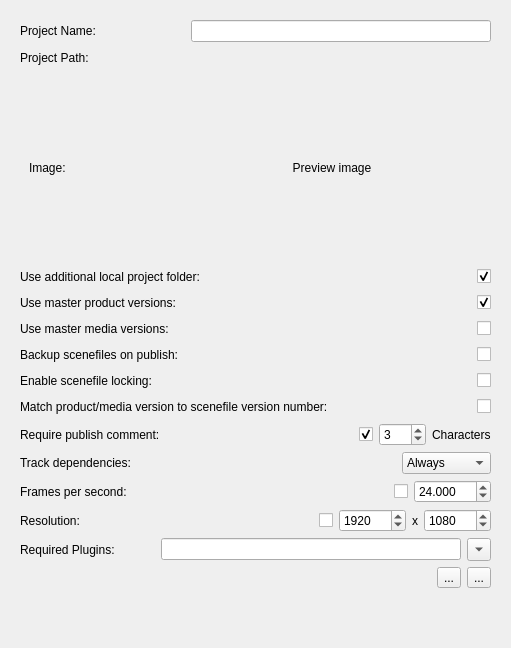
      <widget class="QWidget" name="tab_general">
       <attribute name="title">
        <string>General</string>
       </attribute>
       <layout class="QVBoxLayout" name="verticalLayout_2">
        <item>
         <widget class="QWidget" name="w_prjSettings" native="true">
          <property name="enabled">
           <bool>true</bool>
          </property>
          <layout class="QVBoxLayout" name="verticalLayout_9">
           <item>
            <spacer name="verticalSpacer_11">
             <property name="orientation">
              <enum>Qt::Vertical</enum>
             </property>
             <property name="sizeType">
              <enum>QSizePolicy::Fixed</enum>
             </property>
             <property name="sizeHint" stdset="0">
              <size>
               <width>20</width>
               <height>0</height>
              </size>
             </property>
            </spacer>
           </item>
           <item>
            <widget class="QWidget" name="widget_5" native="true">
             <layout class="QGridLayout" name="gridLayout">
              <property name="leftMargin">
               <number>0</number>
              </property>
              <property name="topMargin">
               <number>0</number>
              </property>
              <property name="rightMargin">
               <number>0</number>
              </property>
              <property name="bottomMargin">
               <number>0</number>
              </property>
              <item row="0" column="2">
               <widget class="QLineEdit" name="e_curPname">
                <property name="minimumSize">
                 <size>
                  <width>300</width>
                  <height>0</height>
                 </size>
                </property>
               </widget>
              </item>
              <item row="0" column="0">
               <widget class="QLabel" name="l_curPname">
                <property name="text">
                 <string>Project Name:</string>
                </property>
               </widget>
              </item>
              <item row="0" column="1">
               <spacer name="horizontalSpacer_2">
                <property name="orientation">
                 <enum>Qt::Horizontal</enum>
                </property>
                <property name="sizeHint" stdset="0">
                 <size>
                  <width>40</width>
                  <height>20</height>
                 </size>
                </property>
               </spacer>
              </item>
             </layout>
            </widget>
           </item>
           <item>
            <widget class="QWidget" name="widget_19" native="true">
             <layout class="QGridLayout" name="gridLayout_3">
              <property name="leftMargin">
               <number>0</number>
              </property>
              <property name="topMargin">
               <number>0</number>
              </property>
              <property name="rightMargin">
               <number>0</number>
              </property>
              <property name="bottomMargin">
               <number>0</number>
              </property>
              <item row="0" column="2">
               <widget class="QLabel" name="l_curPpath">
                <property name="text">
                 <string/>
                </property>
               </widget>
              </item>
              <item row="0" column="1">
               <spacer name="horizontalSpacer_14">
                <property name="orientation">
                 <enum>Qt::Horizontal</enum>
                </property>
                <property name="sizeHint" stdset="0">
                 <size>
                  <width>40</width>
                  <height>20</height>
                 </size>
                </property>
               </spacer>
              </item>
              <item row="0" column="0">
               <widget class="QLabel" name="l_curPname_2">
                <property name="text">
                 <string>Project Path:</string>
                </property>
               </widget>
              </item>
             </layout>
            </widget>
           </item>
           <item>
            <widget class="QWidget" name="widget" native="true">
             <layout class="QHBoxLayout" name="horizontalLayout">
              <item>
               <widget class="QLabel" name="label">
                <property name="text">
                 <string>Image:</string>
                </property>
               </widget>
              </item>
              <item>
               <widget class="QLabel" name="l_preview">
                <property name="sizePolicy">
                 <sizepolicy hsizetype="Fixed" vsizetype="Fixed">
                  <horstretch>0</horstretch>
                  <verstretch>0</verstretch>
                 </sizepolicy>
                </property>
                <property name="minimumSize">
                 <size>
                  <width>300</width>
                  <height>169</height>
                 </size>
                </property>
                <property name="contextMenuPolicy">
                 <enum>Qt::CustomContextMenu</enum>
                </property>
                <property name="text">
                 <string>Preview image</string>
                </property>
                <property name="alignment">
                 <set>Qt::AlignCenter</set>
                </property>
               </widget>
              </item>
             </layout>
            </widget>
           </item>
           <item>
            <widget class="QWidget" name="widget_10" native="true">
             <layout class="QHBoxLayout" name="horizontalLayout_5">
              <property name="leftMargin">
               <number>0</number>
              </property>
              <property name="topMargin">
               <number>0</number>
              </property>
              <property name="rightMargin">
               <number>0</number>
              </property>
              <property name="bottomMargin">
               <number>0</number>
              </property>
              <item>
               <widget class="QLabel" name="label_2">
                <property name="text">
                 <string>Use additional local project folder:</string>
                </property>
               </widget>
              </item>
              <item>
               <spacer name="horizontalSpacer_4">
                <property name="orientation">
                 <enum>Qt::Horizontal</enum>
                </property>
                <property name="sizeHint" stdset="0">
                 <size>
                  <width>40</width>
                  <height>20</height>
                 </size>
                </property>
               </spacer>
              </item>
              <item>
               <widget class="QCheckBox" name="chb_curPuseLocal">
                <property name="text">
                 <string/>
                </property>
                <property name="checked">
                 <bool>true</bool>
                </property>
               </widget>
              </item>
             </layout>
            </widget>
           </item>
           <item>
            <widget class="QWidget" name="widget_12" native="true">
             <layout class="QHBoxLayout" name="horizontalLayout_16">
              <property name="leftMargin">
               <number>0</number>
              </property>
              <property name="topMargin">
               <number>0</number>
              </property>
              <property name="rightMargin">
               <number>0</number>
              </property>
              <property name="bottomMargin">
               <number>0</number>
              </property>
              <item>
               <widget class="QLabel" name="label_6">
                <property name="text">
                 <string>Use master product versions:</string>
                </property>
               </widget>
              </item>
              <item>
               <spacer name="horizontalSpacer_11">
                <property name="orientation">
                 <enum>Qt::Horizontal</enum>
                </property>
                <property name="sizeHint" stdset="0">
                 <size>
                  <width>40</width>
                  <height>20</height>
                 </size>
                </property>
               </spacer>
              </item>
              <item>
               <widget class="QCheckBox" name="chb_curPuseMaster">
                <property name="text">
                 <string/>
                </property>
                <property name="checked">
                 <bool>true</bool>
                </property>
               </widget>
              </item>
             </layout>
            </widget>
           </item>
           <item>
            <widget class="QWidget" name="w_useMasterRender" native="true">
             <layout class="QHBoxLayout" name="horizontalLayout_18">
              <property name="leftMargin">
               <number>0</number>
              </property>
              <property name="topMargin">
               <number>0</number>
              </property>
              <property name="rightMargin">
               <number>0</number>
              </property>
              <property name="bottomMargin">
               <number>0</number>
              </property>
              <item>
               <widget class="QLabel" name="label_8">
                <property name="text">
                 <string>Use master media versions:</string>
                </property>
               </widget>
              </item>
              <item>
               <spacer name="horizontalSpacer_13">
                <property name="orientation">
                 <enum>Qt::Horizontal</enum>
                </property>
                <property name="sizeHint" stdset="0">
                 <size>
                  <width>40</width>
                  <height>20</height>
                 </size>
                </property>
               </spacer>
              </item>
              <item>
               <widget class="QCheckBox" name="chb_curPuseMasterRender">
                <property name="text">
                 <string/>
                </property>
                <property name="checked">
                 <bool>false</bool>
                </property>
               </widget>
              </item>
             </layout>
            </widget>
           </item>
           <item>
            <widget class="QWidget" name="widget_16" native="true">
             <layout class="QHBoxLayout" name="horizontalLayout_20">
              <property name="leftMargin">
               <number>0</number>
              </property>
              <property name="topMargin">
               <number>0</number>
              </property>
              <property name="rightMargin">
               <number>0</number>
              </property>
              <property name="bottomMargin">
               <number>0</number>
              </property>
              <item>
               <widget class="QLabel" name="l_backupPublishes">
                <property name="text">
                 <string>Backup scenefiles on publish:</string>
                </property>
               </widget>
              </item>
              <item>
               <spacer name="horizontalSpacer_15">
                <property name="orientation">
                 <enum>Qt::Horizontal</enum>
                </property>
                <property name="sizeHint" stdset="0">
                 <size>
                  <width>40</width>
                  <height>20</height>
                 </size>
                </property>
               </spacer>
              </item>
              <item>
               <widget class="QCheckBox" name="chb_curPbackupPublishes">
                <property name="text">
                 <string/>
                </property>
               </widget>
              </item>
             </layout>
            </widget>
           </item>
           <item>
            <widget class="QWidget" name="widget_18" native="true">
             <layout class="QHBoxLayout" name="horizontalLayout_22">
              <property name="leftMargin">
               <number>0</number>
              </property>
              <property name="topMargin">
               <number>0</number>
              </property>
              <property name="rightMargin">
               <number>0</number>
              </property>
              <property name="bottomMargin">
               <number>0</number>
              </property>
              <item>
               <widget class="QLabel" name="l_scenefileLocking">
                <property name="text">
                 <string>Enable scenefile locking:</string>
                </property>
               </widget>
              </item>
              <item>
               <spacer name="horizontalSpacer_18">
                <property name="orientation">
                 <enum>Qt::Horizontal</enum>
                </property>
                <property name="sizeHint" stdset="0">
                 <size>
                  <width>40</width>
                  <height>20</height>
                 </size>
                </property>
               </spacer>
              </item>
              <item>
               <widget class="QCheckBox" name="chb_curPscenefileLocking">
                <property name="text">
                 <string/>
                </property>
               </widget>
              </item>
             </layout>
            </widget>
           </item>
           <item>
            <widget class="QWidget" name="widget_20" native="true">
             <layout class="QHBoxLayout" name="horizontalLayout_23">
              <property name="leftMargin">
               <number>0</number>
              </property>
              <property name="topMargin">
               <number>0</number>
              </property>
              <property name="rightMargin">
               <number>0</number>
              </property>
              <property name="bottomMargin">
               <number>0</number>
              </property>
              <item>
               <widget class="QLabel" name="l_matchScenefileVersions">
                <property name="text">
                 <string>Match product/media version to scenefile version number:</string>
                </property>
               </widget>
              </item>
              <item>
               <spacer name="horizontalSpacer_19">
                <property name="orientation">
                 <enum>Qt::Horizontal</enum>
                </property>
                <property name="sizeHint" stdset="0">
                 <size>
                  <width>40</width>
                  <height>20</height>
                 </size>
                </property>
               </spacer>
              </item>
              <item>
               <widget class="QCheckBox" name="chb_matchScenefileVersions">
                <property name="text">
                 <string/>
                </property>
               </widget>
              </item>
             </layout>
            </widget>
           </item>
           <item>
            <widget class="QWidget" name="widget_17" native="true">
             <layout class="QHBoxLayout" name="horizontalLayout_21">
              <property name="leftMargin">
               <number>0</number>
              </property>
              <property name="topMargin">
               <number>0</number>
              </property>
              <property name="rightMargin">
               <number>0</number>
              </property>
              <property name="bottomMargin">
               <number>0</number>
              </property>
              <item>
               <widget class="QLabel" name="l_requirePublishComment">
                <property name="text">
                 <string>Require publish comment:</string>
                </property>
               </widget>
              </item>
              <item>
               <spacer name="horizontalSpacer_17">
                <property name="orientation">
                 <enum>Qt::Horizontal</enum>
                </property>
                <property name="sizeHint" stdset="0">
                 <size>
                  <width>40</width>
                  <height>20</height>
                 </size>
                </property>
               </spacer>
              </item>
              <item>
               <widget class="QCheckBox" name="chb_curPRequirePublishComment">
                <property name="text">
                 <string/>
                </property>
                <property name="checked">
                 <bool>true</bool>
                </property>
               </widget>
              </item>
              <item>
               <widget class="QSpinBox" name="sp_publishComment">
                <property name="suffix">
                 <string/>
                </property>
                <property name="minimum">
                 <number>1</number>
                </property>
                <property name="maximum">
                 <number>999</number>
                </property>
                <property name="value">
                 <number>3</number>
                </property>
               </widget>
              </item>
              <item>
               <widget class="QLabel" name="l_publishCommentChars">
                <property name="text">
                 <string>Characters</string>
                </property>
               </widget>
              </item>
             </layout>
            </widget>
           </item>
           <item>
            <widget class="QWidget" name="widget_11" native="true">
             <layout class="QHBoxLayout" name="horizontalLayout_14">
              <property name="leftMargin">
               <number>0</number>
              </property>
              <property name="topMargin">
               <number>0</number>
              </property>
              <property name="rightMargin">
               <number>0</number>
              </property>
              <property name="bottomMargin">
               <number>0</number>
              </property>
              <item>
               <widget class="QLabel" name="label_4">
                <property name="text">
                 <string>Track dependencies:</string>
                </property>
               </widget>
              </item>
              <item>
               <spacer name="horizontalSpacer_9">
                <property name="orientation">
                 <enum>Qt::Horizontal</enum>
                </property>
                <property name="sizeHint" stdset="0">
                 <size>
                  <width>40</width>
                  <height>20</height>
                 </size>
                </property>
               </spacer>
              </item>
              <item>
               <widget class="QComboBox" name="cb_dependencies">
                <item>
                 <property name="text">
                  <string>Always</string>
                 </property>
                </item>
                <item>
                 <property name="text">
                  <string>On Publish</string>
                 </property>
                </item>
                <item>
                 <property name="text">
                  <string>Never</string>
                 </property>
                </item>
               </widget>
              </item>
             </layout>
            </widget>
           </item>
           <item>
            <widget class="QWidget" name="w_curPfps" native="true">
             <layout class="QHBoxLayout" name="horizontalLayout_6">
              <property name="leftMargin">
               <number>0</number>
              </property>
              <property name="topMargin">
               <number>0</number>
              </property>
              <property name="rightMargin">
               <number>0</number>
              </property>
              <property name="bottomMargin">
               <number>0</number>
              </property>
              <item>
               <widget class="QLabel" name="label_7">
                <property name="text">
                 <string>Frames per second:</string>
                </property>
               </widget>
              </item>
              <item>
               <spacer name="horizontalSpacer_6">
                <property name="orientation">
                 <enum>Qt::Horizontal</enum>
                </property>
                <property name="sizeHint" stdset="0">
                 <size>
                  <width>40</width>
                  <height>20</height>
                 </size>
                </property>
               </spacer>
              </item>
              <item>
               <widget class="QCheckBox" name="chb_curPuseFps">
                <property name="text">
                 <string/>
                </property>
                <property name="checked">
                 <bool>false</bool>
                </property>
               </widget>
              </item>
              <item>
               <widget class="QDoubleSpinBox" name="sp_curPfps">
                <property name="minimumSize">
                 <size>
                  <width>60</width>
                  <height>0</height>
                 </size>
                </property>
                <property name="decimals">
                 <number>3</number>
                </property>
                <property name="minimum">
                 <double>1.000000000000000</double>
                </property>
                <property name="maximum">
                 <double>9999.989999999999782</double>
                </property>
                <property name="value">
                 <double>24.000000000000000</double>
                </property>
               </widget>
              </item>
             </layout>
            </widget>
           </item>
           <item>
            <widget class="QWidget" name="w_prjResolution" native="true">
             <layout class="QHBoxLayout" name="horizontalLayout_13">
              <property name="leftMargin">
               <number>0</number>
              </property>
              <property name="topMargin">
               <number>0</number>
              </property>
              <property name="rightMargin">
               <number>0</number>
              </property>
              <property name="bottomMargin">
               <number>0</number>
              </property>
              <item>
               <widget class="QLabel" name="l_prjResolution">
                <property name="text">
                 <string>Resolution:</string>
                </property>
               </widget>
              </item>
              <item>
               <spacer name="horizontalSpacer_8">
                <property name="orientation">
                 <enum>Qt::Horizontal</enum>
                </property>
                <property name="sizeHint" stdset="0">
                 <size>
                  <width>40</width>
                  <height>20</height>
                 </size>
                </property>
               </spacer>
              </item>
              <item>
               <widget class="QCheckBox" name="chb_prjResolution">
                <property name="text">
                 <string/>
                </property>
                <property name="checked">
                 <bool>false</bool>
                </property>
               </widget>
              </item>
              <item>
               <widget class="QSpinBox" name="sp_prjResolutionWidth">
                <property name="minimumSize">
                 <size>
                  <width>60</width>
                  <height>0</height>
                 </size>
                </property>
                <property name="minimum">
                 <number>1</number>
                </property>
                <property name="maximum">
                 <number>100000</number>
                </property>
                <property name="value">
                 <number>1920</number>
                </property>
               </widget>
              </item>
              <item>
               <widget class="QLabel" name="l_prjResolutionX">
                <property name="text">
                 <string>x</string>
                </property>
               </widget>
              </item>
              <item>
               <widget class="QSpinBox" name="sp_prjResolutionHeight">
                <property name="minimumSize">
                 <size>
                  <width>60</width>
                  <height>0</height>
                 </size>
                </property>
                <property name="minimum">
                 <number>1</number>
                </property>
                <property name="maximum">
                 <number>100000</number>
                </property>
                <property name="value">
                 <number>1080</number>
                </property>
               </widget>
              </item>
             </layout>
            </widget>
           </item>
           <item>
            <widget class="QWidget" name="w_reqPlugins" native="true">
             <layout class="QGridLayout" name="gridLayout_2">
              <property name="leftMargin">
               <number>0</number>
              </property>
              <property name="topMargin">
               <number>0</number>
              </property>
              <property name="rightMargin">
               <number>0</number>
              </property>
              <property name="bottomMargin">
               <number>0</number>
              </property>
              <item row="0" column="1">
               <spacer name="horizontalSpacer_16">
                <property name="orientation">
                 <enum>Qt::Horizontal</enum>
                </property>
                <property name="sizeHint" stdset="0">
                 <size>
                  <width>40</width>
                  <height>20</height>
                 </size>
                </property>
               </spacer>
              </item>
              <item row="0" column="2">
               <widget class="QLineEdit" name="e_reqPlugins">
                <property name="minimumSize">
                 <size>
                  <width>300</width>
                  <height>0</height>
                 </size>
                </property>
               </widget>
              </item>
              <item row="0" column="3">
               <widget class="QToolButton" name="b_reqPlugins">
                <property name="text">
                 <string>...</string>
                </property>
                <property name="arrowType">
                 <enum>Qt::DownArrow</enum>
                </property>
               </widget>
              </item>
              <item row="0" column="0">
               <widget class="QLabel" name="l_reqPlugins">
                <property name="text">
                 <string>Required Plugins:</string>
                </property>
               </widget>
              </item>
             </layout>
            </widget>
           </item>
           <item>
            <widget class="QWidget" name="widget_15" native="true">
             <layout class="QHBoxLayout" name="horizontalLayout_11">
              <property name="leftMargin">
               <number>0</number>
              </property>
              <property name="topMargin">
               <number>0</number>
              </property>
              <property name="rightMargin">
               <number>0</number>
              </property>
              <property name="bottomMargin">
               <number>0</number>
              </property>
              <item>
               <spacer name="horizontalSpacer_10">
                <property name="orientation">
                 <enum>Qt::Horizontal</enum>
                </property>
                <property name="sizeHint" stdset="0">
                 <size>
                  <width>40</width>
                  <height>20</height>
                 </size>
                </property>
               </spacer>
              </item>
              <item>
               <widget class="QToolButton" name="b_importSettings">
                <property name="toolTip">
                 <string>Import Project Settings...</string>
                </property>
                <property name="text">
                 <string>...</string>
                </property>
               </widget>
              </item>
              <item>
               <widget class="QToolButton" name="b_exportSettings">
                <property name="toolTip">
                 <string>Export Project settings...</string>
                </property>
                <property name="text">
                 <string>...</string>
                </property>
               </widget>
              </item>
             </layout>
            </widget>
           </item>
           <item>
            <spacer name="verticalSpacer_12">
             <property name="orientation">
              <enum>Qt::Vertical</enum>
             </property>
             <property name="sizeHint" stdset="0">
              <size>
               <width>20</width>
               <height>40</height>
              </size>
             </property>
            </spacer>
           </item>
          </layout>
         </widget>
        </item>
       </layout>
      </widget>
